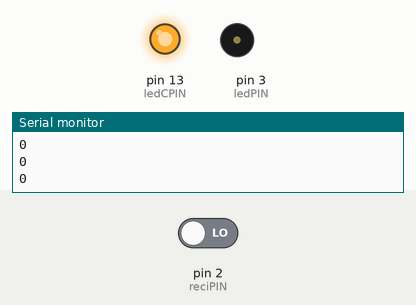
Simulated run of this sketch. Board: Arduino Uno, built with avr-gcc and run on an emulated ATmega328P. Parts: output pins drawn as LEDs (lit = HIGH), buzzer (waves = sounding), the last lines printed to the serial monitor. The test bench sets the inputs (shaded band); at power-on: pin 2 (reciPIN) LOW.

Above: at 1.28 s.
1.3 s: pin 2 (reciPIN) driven HIGH
At 1.63 s:
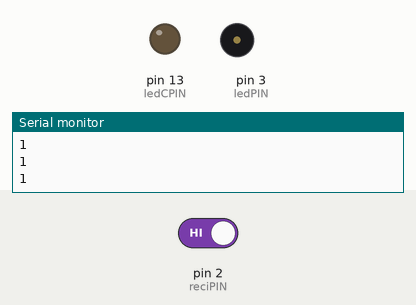
4.3 s: pin 2 (reciPIN) driven LOW
At 4.49 s:
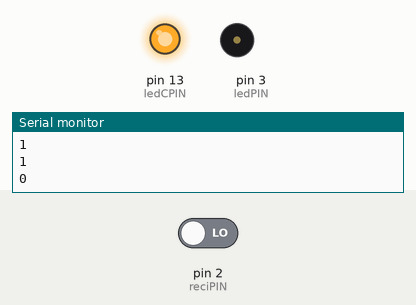
Timing chart, 0 to 13.3 s (numbered marks = the images above; inputs shaded):
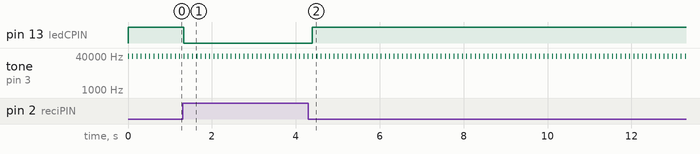

The sketch:

infraredSensor.ino
```cpp
int t = 8;
int ledPIN = 3;
int reciPIN = 2;
int ledCPIN = 13;
long freqe = 38000;

void setup() {
  // put your setup code here, to run once:
  Serial.begin(9600);
  pinMode(ledPIN, OUTPUT);
  pinMode(reciPIN, INPUT);
  pinMode(ledCPIN, OUTPUT);
}

void loop() {
  int irLeft = irDetect(ledPIN, reciPIN, freqe);
  Serial.println(irLeft);
  if(irLeft == 0){
    digitalWrite(ledCPIN, HIGH);
  }
  else{
    digitalWrite(ledCPIN, LOW);
  }

  delay(100);
}

// 0 = something in front of it
// 1 = nothing in front of it
int irDetect(int irLED, int irRecive, long freq){
  tone(irLED, freq, t);
  delay(1);
  int ir = digitalRead(irRecive);
  delay(1);
  return ir;
}

int irDistance(int irLedPin, int irReceiverPin)
{
  int distance = 0;
  for(long f = 38000; f <= 42000; f += 1000) {
    distance += irDetect(irLedPin, irReceiverPin, f);
  }
  return distance;
}
```

Measured:
- after the input at 1.3 s, pin 13 (ledCPIN): HIGH → LOW at once
- after the input at 4.3 s, pin 13 (ledCPIN): LOW → HIGH after 0.09 s
- by itself, tone on pin 3 (ledPIN): alternates 38000 Hz for 0.01 s and silent for 0.09 s
